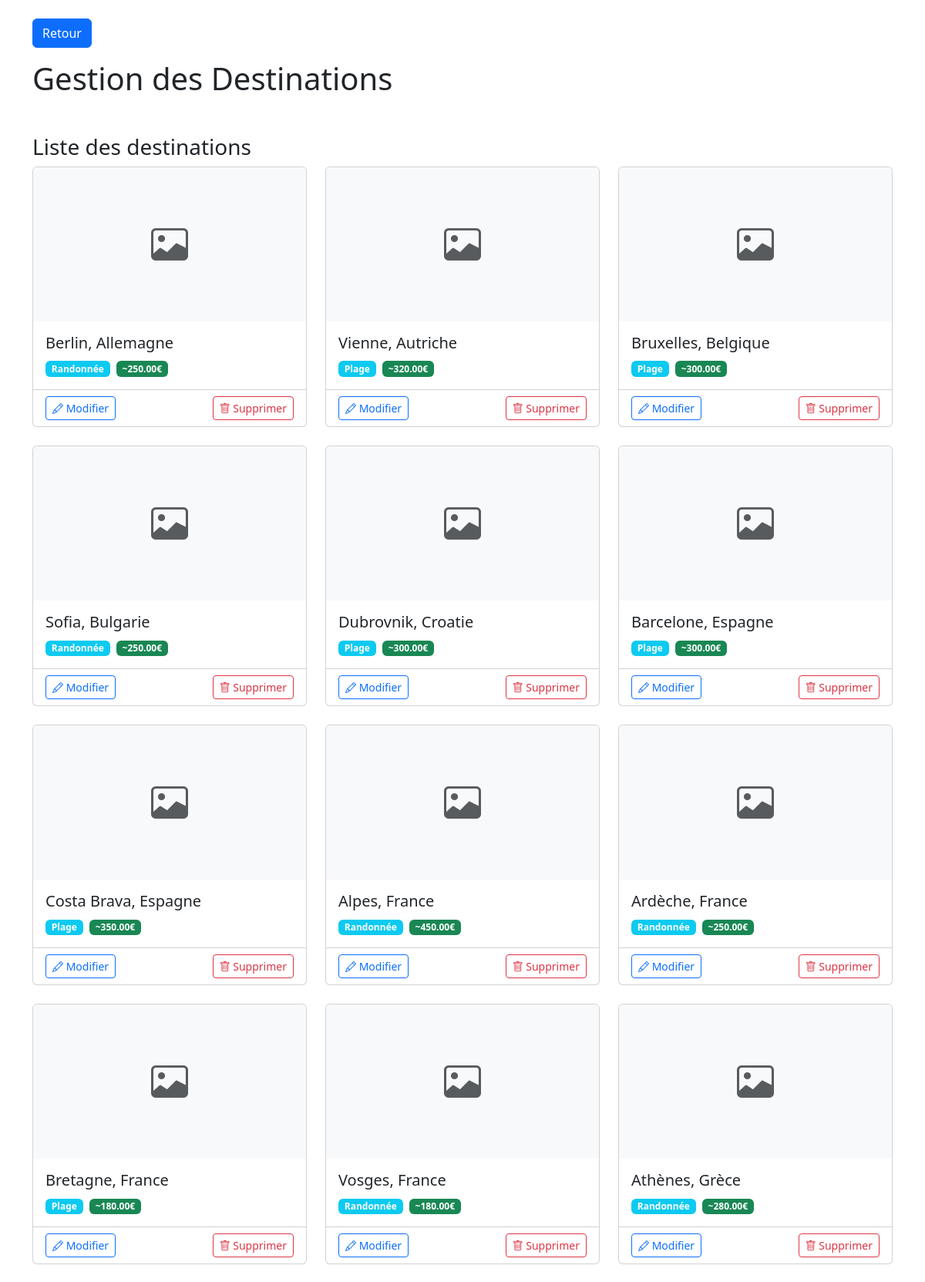
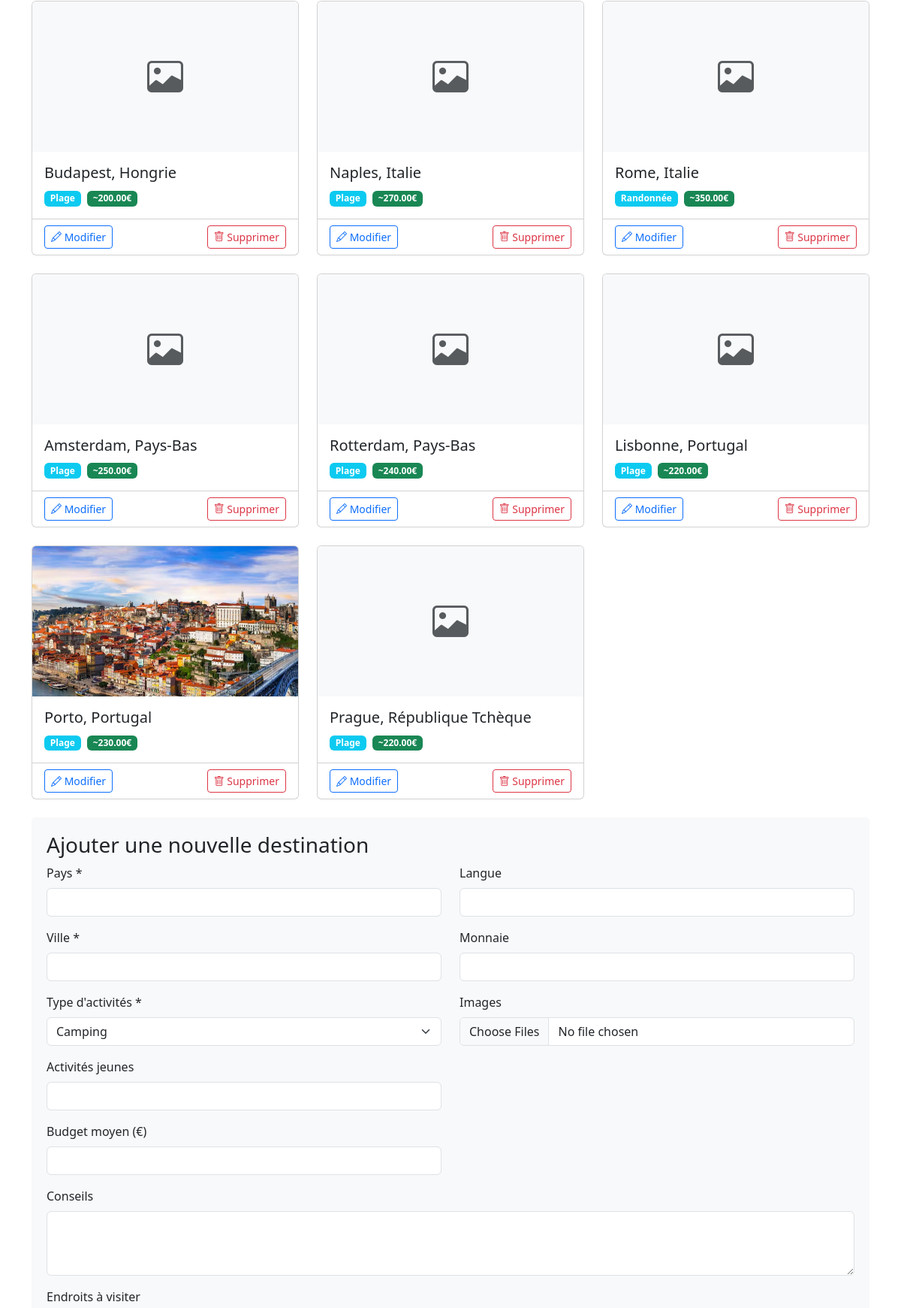
Page /admin/gestion_destination.php (signed in, upper part) on the committed database (2 pictures, top to bottom).
### tables this page shows
CREATE TABLE `destinations` (
  `id` int NOT NULL,
  `pays` varchar(100) NOT NULL,
  `ville` varchar(100) NOT NULL,
  `images` varchar(255) DEFAULT NULL,
  `type_activites` enum('camping','auberge','randonnée','plage','...') NOT NULL,
  `activite_jeune` varchar(255) DEFAULT NULL,
  `budget_moyen` decimal(10,2) DEFAULT NULL,
  `date_publication` date DEFAULT NULL,
  `conseils` text,
  `endroits_visiter` text,
  `langue` varchar(100) DEFAULT NULL,
  `monnaie` varchar(50) DEFAULT NULL,
  `transport_commun` text,
  `peuples_culture` text,
  `info_pays` text
);

### admin/gestion_destination.php (the view, shortened to what this page needs)
<?php
require_once('../data_base/connection.php');
$stmt = $dbh->prepare("SELECT * FROM destinations ORDER BY pays, ville");
$stmt->execute();
$destinations = $stmt->fetchAll(PDO::FETCH_ASSOC);
?>
<!DOCTYPE html>
<html lang="fr">
<head>
    <link href="https://cdn.jsdelivr.net/npm/bootstrap@5.3.0/dist/css/bootstrap.min.css" rel="stylesheet">
    <link rel="stylesheet" href="https://cdn.jsdelivr.net/npm/bootstrap-icons@1.10.0/font/bootstrap-icons.css">
</head>
<body>
    <div class="container mt-4">
    <a href="../admin.php" class="btn btn-primary mb-3">Retour</a>
    <h1 class="mb-4">Gestion des Destinations</h1>
    <h3 class="mt-5">Liste des destinations</h3>
        <div class="row">
            <?php foreach ($destinations as $destination): ?>
                <?php
                $stmt = $dbh->prepare("SELECT image_path FROM destination_images WHERE destination_id = ?");
                $stmt->execute([$destination['id']]);
                $images = $stmt->fetchAll(PDO::FETCH_COLUMN);
                ?>
                <div class="col-md-4 mb-4">
                    <div class="card h-100">
                        <?php if (!empty($images)): ?>
                            <img src="../uploads/destinations/<?= htmlspecialchars($images[0]) ?>" class="card-img-top" alt="<?= htmlspecialchars($destination['ville']) ?>">
                        <?php else: ?>
                            <div class="card-img-top bg-light d-flex align-items-center justify-content-center">
                                <i class="bi bi-image text-muted" style="font-size: 3rem;"></i>
                            </div>
                        <?php endif; ?>
                        <div class="card-body">
                            <h5 class="card-title"><?= htmlspecialchars($destination['ville']) ?>, <?= htmlspecialchars($destination['pays']) ?></h5>
                            <p class="card-text">
                                <span class="badge bg-info"><?= htmlspecialchars(ucfirst($destination['type_activites'])) ?></span>
                                <?php if ($destination['budget_moyen']): ?>
                                    <span class="badge bg-success ms-1">~<?= htmlspecialchars($destination['budget_moyen']) ?>€</span>
                                <?php endif; ?>
                            </p>
                        </div>
                        <div class="card-footer bg-transparent">
                            <div class="d-flex justify-content-between">
                                <a href="edit_destination.php?id=<?= $destination['id'] ?>" class="btn btn-sm btn-outline-primary">
                                    <i class="bi bi-pencil"></i> Modifier
                                </a>
                                <a href="gestion_destinations.php?delete=<?= $destination['id'] ?>"
                                   class="btn btn-sm btn-outline-danger"
                                   onclick="return confirm('Êtes-vous sûr de vouloir supprimer cette destination ?')">
                                    <i class="bi bi-trash"></i> Supprimer
                                </a>
                            </div>
                        </div>
                    </div>
                </div>
            <?php endforeach; ?>
        </div>
        <div class="form-container">
            <h3>Ajouter une nouvelle destination</h3>
            <form method="POST" enctype="multipart/form-data">
                <div class="row">
                    <div class="col-md-6">
                        <div class="mb-3">
                            <label for="pays" class="form-label">Pays *</label>
                            <input type="text" class="form-control" id="pays" name="pays" required>
                        </div>
                        <div class="mb-3">
                            <label for="ville" class="form-label">Ville *</label>
                            <input type="text" class="form-control" id="ville" name="ville" required>
                        </div>
                        <div class="mb-3">
                            <label for="type_activites" class="form-label">Type d'activités *</label>
                            <select class="form-select" id="type_activites" name="type_activites" required>
                                <option value="camping">Camping</option>
                            </select>
                        </div>
                        <div class="mb-3">
                            <label for="activite_jeune" class="form-label">Activités jeunes</label>
                            <input type="text" class="form-control" id="activite_jeune" name="activite_jeune">
                        </div>
                        <div class="mb-3">
                            <label for="budget_moyen" class="form-label">Budget moyen (€)</label>
                            <input type="number" step="0.01" class="form-control" id="budget_moyen" name="budget_moyen">
                        </div>
                    </div>
                    <div class="col-md-6">
                        <div class="mb-3">
                            <label for="langue" class="form-label">Langue</label>
                            <input type="text" class="form-control" id="langue" name="langue">
                        </div>
                        <div class="mb-3">
                            <label for="monnaie" class="form-label">Monnaie</label>
                            <input type="text" class="form-control" id="monnaie" name="monnaie">
                        </div>
                        <div class="mb-3">
                            <label for="images" class="form-label">Images</label>
                            <input type="file" class="form-control" id="images" name="images[]" multiple accept="image/*">
                        </div>
                    </div>
                </div>
                <div class="mb-3">
                    <label for="conseils" class="form-label">Conseils</label>
                    <textarea class="form-control" id="conseils" name="conseils" rows="3"></textarea>
                </div>
                <div class="mb-3">
                    <label for="endroits_visiter" class="form-label">Endroits à visiter</label>
                </div>
            </form>
        </div>
    </div>
</body>
</html>

### admin/gestion_destination.php (style rules this page uses)
.card-img-top { height: 200px; object-fit: cover; }
.form-container { background-color: #f8f9fa; padding: 20px; border-radius: 5px; margin-bottom: 30px; }

### rows in the picture
destinations: ville "Berlin", pays "Allemagne", type_activites "Randonnée", budget_moyen "250.00"
destinations: ville "Vienne", pays "Autriche", type_activites "Plage", budget_moyen "320.00"
destinations: ville "Bruxelles", pays "Belgique", type_activites "Plage", budget_moyen "300.00"
destinations: ville "Sofia", pays "Bulgarie", type_activites "Randonnée", budget_moyen "250.00"
destinations: ville "Dubrovnik", pays "Croatie", type_activites "Plage", budget_moyen "300.00"
destinations: ville "Barcelone", pays "Espagne", type_activites "Plage", budget_moyen "300.00"
destinations: ville "Costa Brava", pays "Espagne", type_activites "Plage", budget_moyen "350.00"
destinations: ville "Alpes", pays "France", type_activites "Randonnée", budget_moyen "450.00"
destinations: ville "Ardèche", pays "France", type_activites "Randonnée", budget_moyen "250.00"
destinations: ville "Bretagne", pays "France", type_activites "Plage", budget_moyen "180.00"
destinations: ville "Vosges", pays "France", type_activites "Randonnée", budget_moyen "180.00"
destinations: ville "Athènes", pays "Grèce", type_activites "Randonnée", budget_moyen "280.00"
destinations: ville "Budapest", pays "Hongrie", type_activites "Plage", budget_moyen "200.00"
destinations: ville "Naples", pays "Italie", type_activites "Plage", budget_moyen "270.00"
destinations: ville "Rome", pays "Italie", type_activites "Randonnée", budget_moyen "350.00"
destinations: ville "Amsterdam", pays "Pays-Bas", type_activites "Plage", budget_moyen "250.00"
destinations: ville "Rotterdam", pays "Pays-Bas", type_activites "Plage", budget_moyen "240.00"
destinations: ville "Lisbonne", pays "Portugal", type_activites "Plage", budget_moyen "220.00"
destinations: ville "Porto", pays "Portugal", type_activites "Plage", budget_moyen "230.00"
destinations: ville "Prague", pays "République Tchèque", type_activites "Plage", budget_moyen "220.00"
